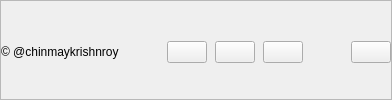
        <widget class="QWidget" name="footer" native="true">
         <layout class="QVBoxLayout" name="verticalLayout_12">
          <property name="spacing">
           <number>0</number>
          </property>
          <property name="leftMargin">
           <number>0</number>
          </property>
          <property name="topMargin">
           <number>0</number>
          </property>
          <property name="rightMargin">
           <number>0</number>
          </property>
          <property name="bottomMargin">
           <number>0</number>
          </property>
          <item>
           <widget class="QFrame" name="footerFrame">
            <property name="frameShape">
             <enum>QFrame::StyledPanel</enum>
            </property>
            <property name="frameShadow">
             <enum>QFrame::Raised</enum>
            </property>
            <layout class="QHBoxLayout" name="horizontalLayout_20" stretch="0,2,0,0,0,0,0">
             <property name="spacing">
              <number>8</number>
             </property>
             <property name="leftMargin">
              <number>0</number>
             </property>
             <property name="topMargin">
              <number>4</number>
             </property>
             <property name="rightMargin">
              <number>0</number>
             </property>
             <property name="bottomMargin">
              <number>0</number>
             </property>
             <item alignment="Qt::AlignHCenter">
              <widget class="QLabel" name="footerLabel">
               <property name="text">
                <string>© @chinmaykrishnroy</string>
               </property>
              </widget>
             </item>
             <item>
              <spacer name="horizontalSpacer_8">
               <property name="orientation">
                <enum>Qt::Horizontal</enum>
               </property>
               <property name="sizeHint" stdset="0">
                <size>
                 <width>40</width>
                 <height>20</height>
                </size>
               </property>
              </spacer>
             </item>
             <item alignment="Qt::AlignHCenter">
              <widget class="QPushButton" name="githubProfileBtn">
               <property name="text">
                <string/>
               </property>
               <property name="icon">
                <iconset resource="res.qrc">
                 <normaloff>:/icons/icons/github.svg</normaloff>:/icons/icons/github.svg</iconset>
               </property>
              </widget>
             </item>
             <item alignment="Qt::AlignHCenter">
              <widget class="QPushButton" name="linkedinProfileBtn">
               <property name="text">
                <string/>
               </property>
               <property name="icon">
                <iconset resource="res.qrc">
                 <normaloff>:/icons/icons/linkedin.svg</normaloff>:/icons/icons/linkedin.svg</iconset>
               </property>
              </widget>
             </item>
             <item alignment="Qt::AlignHCenter">
              <widget class="QPushButton" name="instagramProfileBtn">
               <property name="text">
                <string/>
               </property>
               <property name="icon">
                <iconset resource="res.qrc">
                 <normaloff>:/icons/icons/instagram.svg</normaloff>:/icons/icons/instagram.svg</iconset>
               </property>
              </widget>
             </item>
             <item>
              <spacer name="horizontalSpacer_7">
               <property name="orientation">
                <enum>Qt::Horizontal</enum>
               </property>
               <property name="sizeHint" stdset="0">
                <size>
                 <width>40</width>
                 <height>20</height>
                </size>
               </property>
              </spacer>
             </item>
             <item>
              <widget class="QPushButton" name="scrollAppBtn">
               <property name="toolTip">
                <string>Resize The Application</string>
               </property>
               <property name="styleSheet">
                <string notr="true"/>
               </property>
               <property name="text">
                <string/>
               </property>
               <property name="icon">
                <iconset resource="res.qrc">
                 <normaloff>:/icons/icons/cil-size-grip.png</normaloff>:/icons/icons/cil-size-grip.png</iconset>
               </property>
              </widget>
             </item>
            </layout>
           </widget>
          </item>
         </layout>
        </widget>
